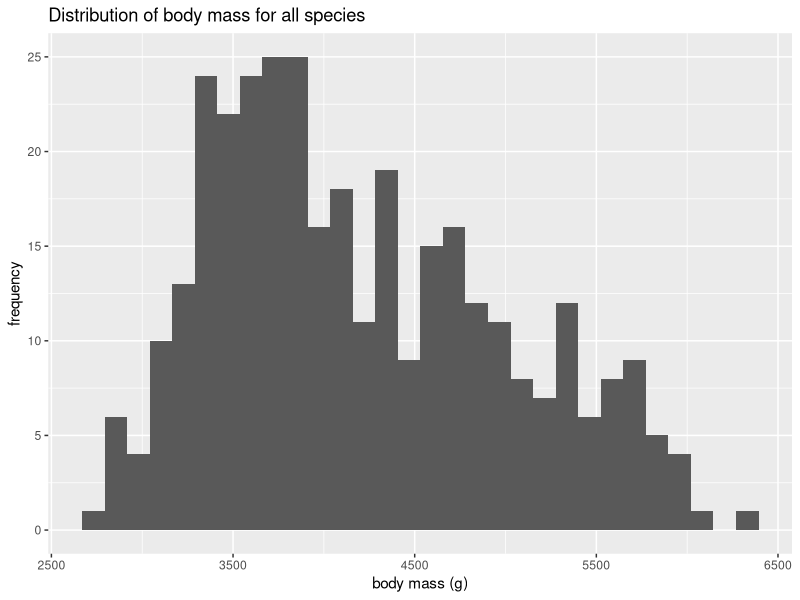
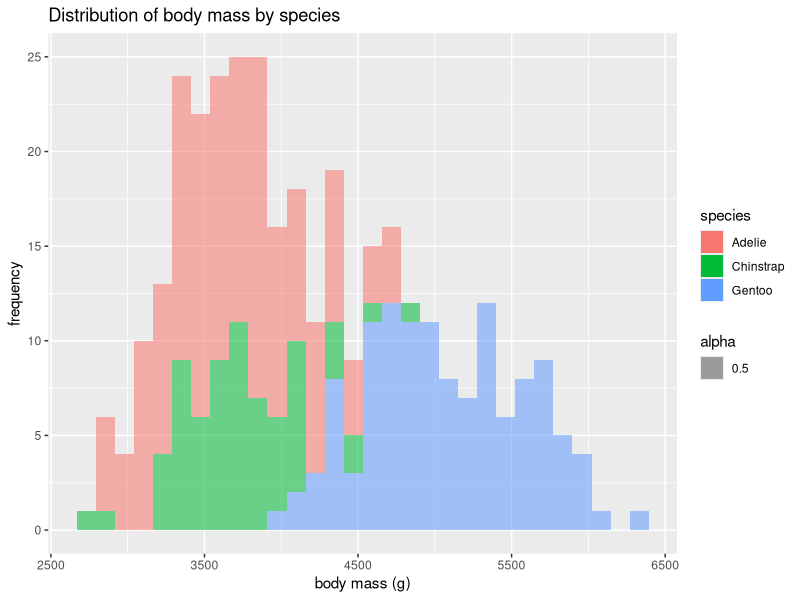
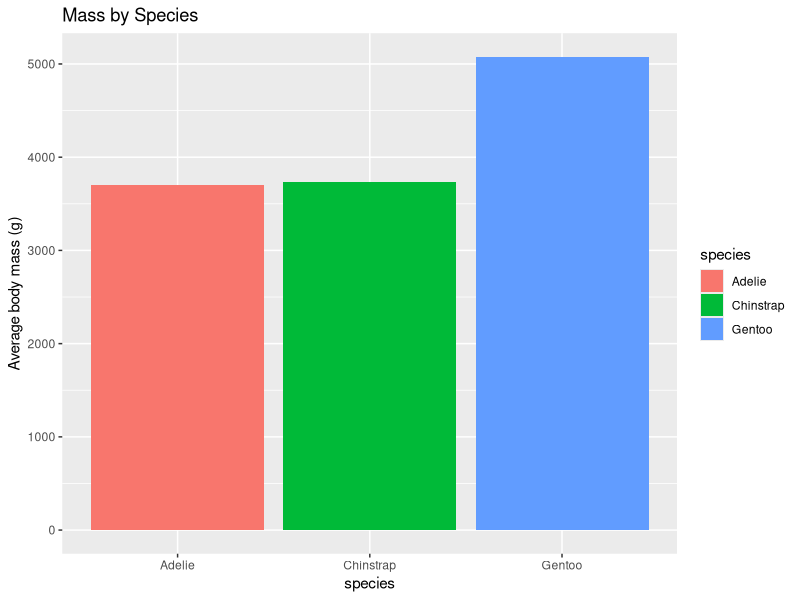
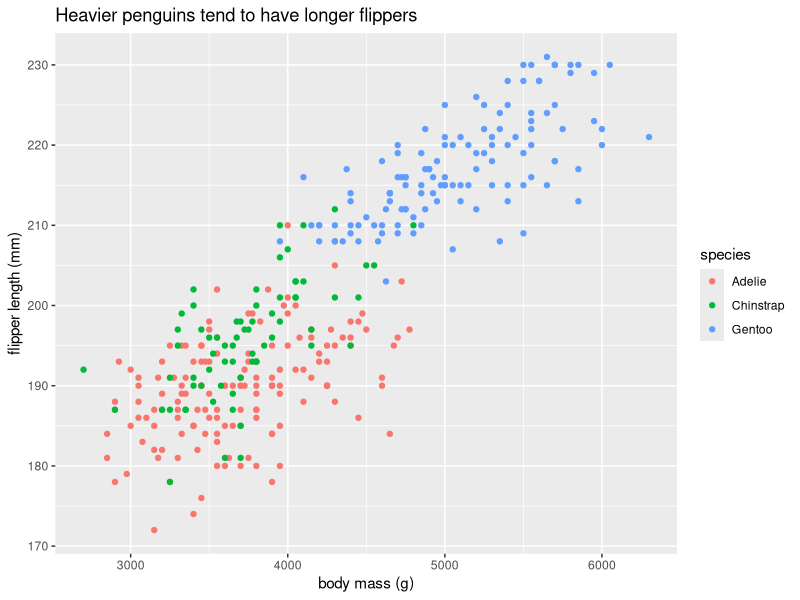
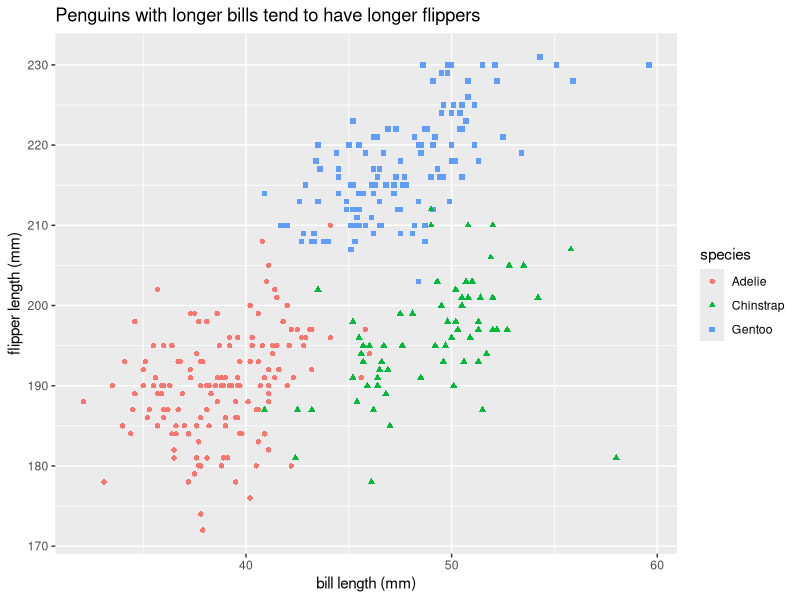
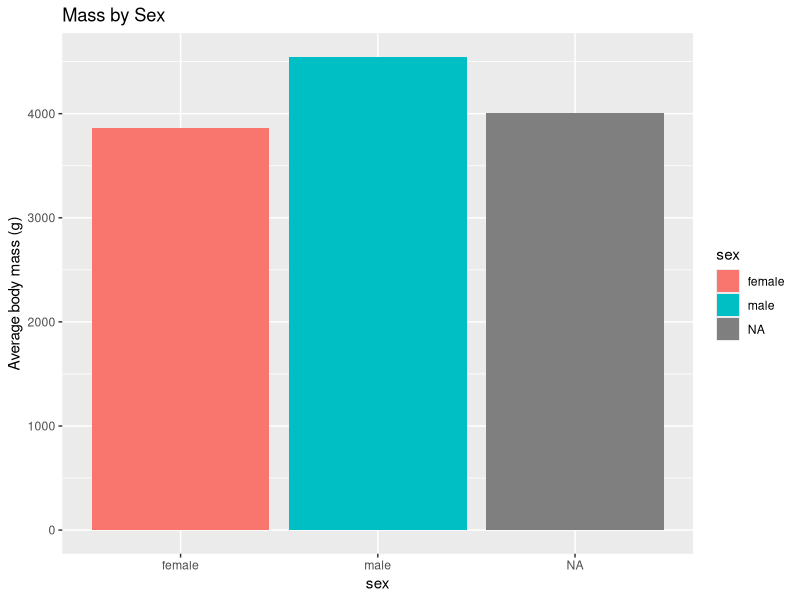
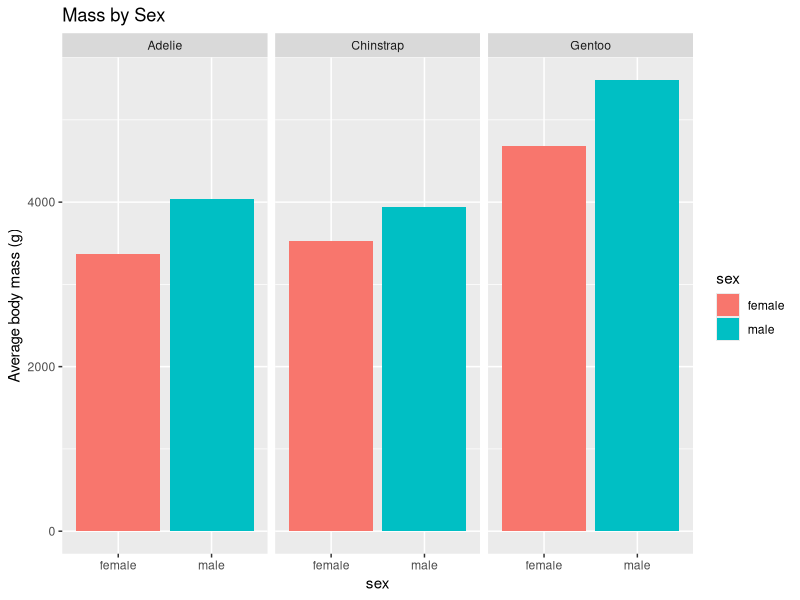
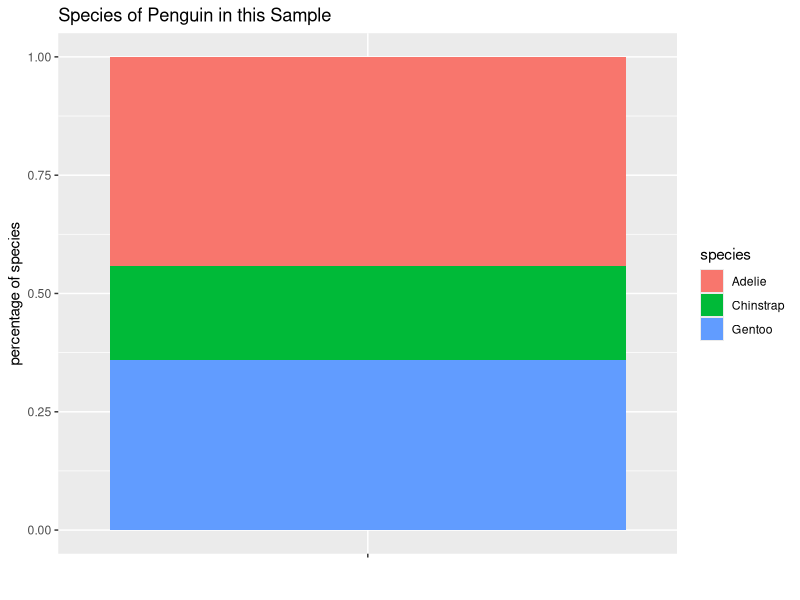

Generate these figures, in order, with R:
## ---- chunk 1
library(palmerpenguins)
penguins
library(tidyverse) # to make tidyverse commands available 
## ---- chunk 2
ggplot(data = penguins, mapping=aes(x=body_mass_g)) +
  geom_histogram() +
  labs(title="Distribution of body mass for all species", x = "body mass (g)", y = "frequency")

# this histogram shows a d
## ---- chunk 3
ggplot(data = penguins, mapping=aes(x=body_mass_g, fill=species, alpha=0.5)) +
  geom_histogram() +
  labs(title="Distribution of body mass by species", x = "body mass (g)", y = "frequency")
## ---- chunk 4
penguinMass <- penguins %>% 
  group_by(species) %>% 
  summarize(avgMass = mean(body_mass_g, na.rm=T))

ggplot(data=penguinMass, mapping=aes(x=species, y=avgMass, fill = species)) +
  geom_bar(stat="identity")+
  labs(title="Mass by Species", y = "Average body mass (g)", x = "species")


## ---- chunk 5
ggplot(data = penguins, mapping = aes(x=body_mass_g, y = flipper_length_mm, color = species)) +
  geom_point() +
  labs(title = "Heavier penguins tend to have longer flippers", x = "body mass (g)", y = "flipper length (mm)")
## ---- chunk 6
ggplot(data = penguins, mapping = aes(x=bill_length_mm, y = flipper_length_mm, shape = species, color=species)) +
  geom_point() +
  labs(title = "Penguins with longer bills tend to have longer flippers", x = "bill length (mm)", y = "flipper length (mm)")
## ---- chunk 7
penguinMassBySex <- penguins %>% 
  group_by(sex) %>% 
  summarize(avgMass = mean(body_mass_g, na.rm=T))

ggplot(data=penguinMassBySex, mapping=aes(x=sex, y=avgMass, fill = sex)) +
  geom_bar(stat="identity")+
  labs(title="Mass by Sex", y = "Average body mass (g)", x = "sex")
## ---- chunk 8
penguinMassBySexAndSp <- penguins %>% 
  group_by(sex, species) %>% 
  summarize(avgMass = mean(body_mass_g, na.rm=T)) %>% 
  na.omit()

ggplot(data=penguinMassBySexAndSp, mapping=aes(x=sex, y=avgMass, fill = sex)) +
  geom_bar(stat="identity") + 
  labs(title="Mass by Sex", y = "Average body mass (g)", x = "sex") +
  facet_wrap(~ species)
## ---- chunk 9

## ---- chunk 10
# first we need to calculate the number of penguins of each species in the dataset
penguinCounts <- penguins %>% group_by(species) %>% summarise(number = n())
penguinCounts

# now we need to divide each of those by the total to get the percentage
penguinCounts$perc <- penguinCounts$number / nrow(penguins)
penguinCounts

# now we can first make a bar plot with the data
penguinBP <- ggplot(penguinCounts, aes(x="", y=perc, fill = species)) +
  geom_bar(width=1, stat = "identity") +
  labs(title="Species of Penguin in this Sample", x="", y="percentage of species")

penguinBP

# and finally change that to a pie chart
penguinPieChart <- penguinBP + coord_polar("y")
penguinPieChart
